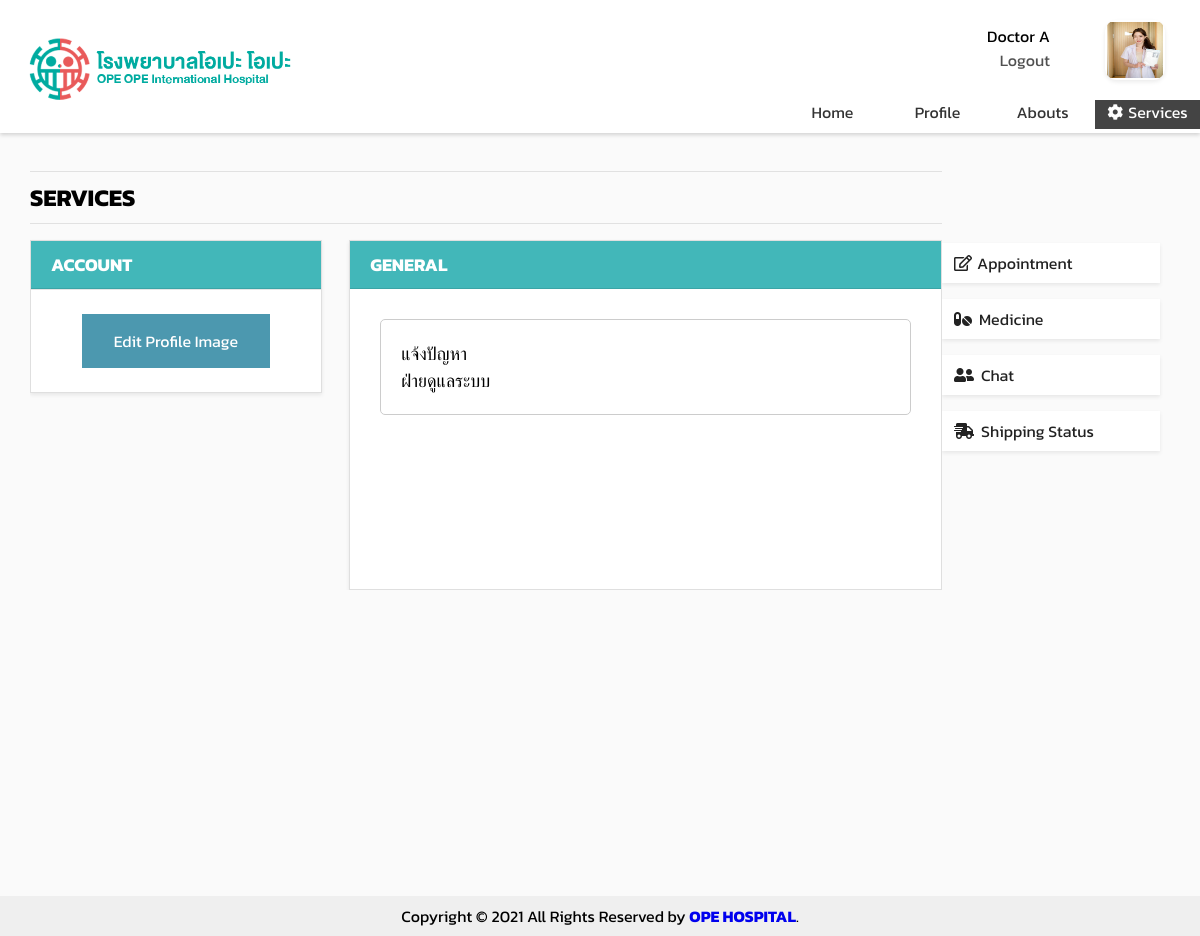
/opeope-hospital/services.php (signed in), run on the app's committed database.
### tables this page shows
CREATE TABLE `userdb` (
  `hospitalNum` int(11) NOT NULL,
  `userType` int(1) NOT NULL,
  `userID` varchar(100) NOT NULL,
  `email` varchar(100) NOT NULL,
  `password` varchar(100) NOT NULL,
  `firstName` varchar(100) NOT NULL,
  `lastName` varchar(100) NOT NULL,
  `citizenID` varchar(100) NOT NULL,
  `gender` varchar(1) NOT NULL,
  `birthDate` date NOT NULL,
  `age` int(11) DEFAULT NULL,
  `nationality` varchar(100) NOT NULL,
  `profilepic` varchar(500) DEFAULT NULL,
  `tel` varchar(11) DEFAULT NULL,
  `address` varchar(500) NOT NULL
);

### opeope-hospital/services.php (the view, shortened to what this page needs)
<?php
    include('server.php');
    $sql1 = $_SESSION['username'];
    $sql2 = "SELECT * FROM Userdb WHERE userID='$sql1'";
    $dataQuery1 = $conn->query($sql2);
    $userData = $dataQuery1->fetch_assoc();
?>
<!DOCTYPE html>
<html lang="en">
<head>
    <link rel="stylesheet" href="assests/css/index.css" type="text/css">
    <link rel="stylesheet" href="https://use.fontawesome.com/releases/v5.6.3/css/all.css">
</head>
<body>
    <div class="content">
        <div class="nav-bar shadow-sm">
            <div class="nav-bar content1">
                <div class="nav-bar-logo">
                    <a class="link" href="https://www.google.co.th/">
                        <img src="assests/images/logo_h.png" alt="logo" width="280px">
                    </a>
                </div>
            </div>
            <div class="nav-bar content2">
                <div class="nav-bar-userName">
                    <div class="nav-bar-userName left">
                        <?php if (isset($_SESSION['username'])) : ?>
                            <p>
                                <?php
                                    if($userData['firstName']!=NULL&&$userData['lastName']!=NULL){
                                        echo $userData['firstName']." ".$userData['lastName'];
                                    }else{
                                        echo "Unnamed";
                                    }
                                ?>
                            </p>
                            <p><a href="index.php?logout='1'" style="color: rgb(80, 80, 80);">Logout</a></p>
                        <?php endif ?>
                    </div>
                    <div class="nav-bar-userName right">
                        <div class="user-pic shadow-sm">
                            <?php if($userData['profilepic'] != NULL): ?>
                                <img src="assests/images/<?php echo $userData['profilepic']?>" alt="profilepic" height="60px" width="60px">
                            <?php else:?>
                                <img src="assests/images/default.png" alt="logo" height="60px" width="60px">
                            <?php endif ?>
                        </div>
                    </div>
                </div>
                <div class="nav-bar-navigator">
                    <lix class="nav-bar-navigator navigate"><a class="activex" href="index.php">Home</a></lix>
                    <lix class="nav-bar-navigator navigate"><a class="activex" href="profile.php">Profile</a></lix>
                    <lix class="nav-bar-navigator navigate"><a class="activex" href="abouts.php">Abouts</a></lix>
                    <lix class="nav-bar-navigator navigate"><a class="active" href="services.php"><i class="fas fa-cog" style="padding-right: 5px;"></i>Services</a></lix>
                </div>
            </div>
        </div>
        <div style="overflow:auto; padding: 2.5% 2.5% 2.5% 2.5%; ">
            <div class="menu" >
                <div>
                    <a href="app.php"><div class="menuitem menu_activex shadow-sm"><i class="far fa-edit" style="padding-right: 5px;"></i>Appointment</div></a>
                    <a href="med.php"><div class="menuitem menu_activex shadow-sm"><i class="fas fa-pills" style="padding-right: 7px;"></i>Medicine</div></a>
                    <a href="chat.php"><div class="menuitem menu_activex shadow-sm"><i class="fas fa-user-friends" style="padding-right: 7px;"></i>Chat</div></a>
                    <a href="ship.php"><div class="menuitem menu_activex shadow-sm"><i class="fas fa-shipping-fast" style="padding-right: 7px;"></i>Shipping Status</div></a>
                </div>
            </div>
            <div class="main">
                <div class="article">
                    <hr style="margin-bottom: 0.5rem"><h2 style="font-size: 1.5rem;">SERVICES</h2><hr>
                </div>
                <div class="card rounded-0 shadow-sm" style="width: 32%; float: left; padding: 0px;">
                    <div style="padding: 10px 20px 10px 20px; border-bottom: 1px solid rgba(0, 0, 0, 0.1); background-color: #42b7b9; color: white;"><h4>ACCOUNT</h4></div>
                    <div style="padding: 10px 20px 10px 20px; border-top: 1px solid rgba(0, 0, 0, 0.1); font-size: 16px;">
                        <div style="margin-bottom: 10px; margin-top: 10px; text-align: center;">
                        <a href="#" class="buttonx">Edit Profile Image</a>
                        </div>
                    </div>
                </div>
                <div class="card rounded-0 shadow-sm" style="width: 65%; float: right; padding: 0px;">
                    <div style="padding: 10px 20px 10px 20px; border-bottom: 1px solid rgba(0, 0, 0, 0.1); background-color: #42b7b9; color: white;"><h4>GENERAL</h4></div>
                    <div style="min-height: 300px; overflow-y: hidden;">
                        <div style="margin-top: 0px; margin-bottom: 20px; margin-right: 20px; padding: 20px;">
                            <div style="width: 100%; float: left; margin-bottom: 10px;">
                                <div style="width: 100%; margin: 10px; padding: 20px; border: 1px solid #CCCCCC; border-radius: 5px">
                                    <div>
                                        <p>แจ้งปัญหา</p>
                                        <p>ฝ่ายดูแลระบบ</p>
                                    </div>
                                </div>
                            </div>
                        </div>
                    </div>
                </div>
            </div>
        </div>
    </div>
</body>
<div class="footer">Copyright © 2021 All Rights Reserved by <strong><a href="home.php">OPE HOSPITAL</a></strong>.</div>
</html>

### opeope-hospital/assests/css/index.css (style rules this page uses)
* { margin: 0; padding: 0; text-decoration: none; font-family: 'Kanit', sans-serif; box-sizing: border-box; }
* { box-sizing: border-box; }
body { font-family: 'Kanit', sans-serif; background-color: #313f4c; }
.content { width: 100%; max-width: 1200px; min-height: 936px; max-height: 1600px; margin: auto; background-color:rgb(250, 250, 250); }
.nav-bar { overflow:auto; max-height: 270px; background: white; padding-bottom: 0.25em; }
.nav-bar .content1 { float: left; width: 65%; margin: 1rem 0 0 0 ; }
.nav-bar-logo { padding-left: 20px; }
.nav-bar .content2 { float: right; overflow: hidden; width: 35%; }
.nav-bar-userName { height: 90px; padding: 10px; background-color: rgb(255, 255, 255); }
.nav-bar-userName .left { width: 70%; padding: 3.5% 20px 10px 10px; text-align: right; float: left; }
.nav-bar-userName .right { width: 30%; padding: 10px; float: right; }
.user-pic { float:inherit; width: 60px; height: 60px; padding: 2px; border-radius: 12px; margin-right: 15px; overflow: hidden; }
.nav-bar-navigator { height: calc(100% - 120px); text-align: center; }
.nav-bar-navigator .navigate { width: 25%; float: left; }
lix a { display: block; color: #333; text-align: center; padding: 0px 0px 5px 0px; text-decoration: none; }
.active { color: white; background-color: #444; }
.menu { float: right; font-size: 18px; width: 20%; padding: 4rem 10px 10px 0px; }
.menuitem { padding: 8px; padding-left: 12px; margin-top: 16px; font-size: 16px; cursor: pointer; background-color: rgb(255, 255, 255); color: #222; }
.main { float: left; width: 80%; padding: 0 20px; overflow: hidden; }
.article { font-size: 2rem; font-weight: bold; }
img { max-width: 100%; max-height: 100%; }
hr { margin-top: 0.5rem; margin-bottom: 1rem; border: 0px; border-top: 1px solid rgba(0, 0, 0, 0.1); }
.card { background-color: #fff; background-clip: border-box; border: 1px solid rgba(0, 0, 0, 0.125); border-radius: 0.25rem; padding: 16px; font-size: 18px; object-fit:cover; }
.rounded-0 { border-radius: 0 !important; }
.shadow-sm { box-shadow: 0 0.125rem 0.25rem rgb(0 0 0 / 8%) !important; }
.buttonx { background-color: #4c98af; border: none; color: white; padding: 15px 32px; text-align: center; text-decoration: none; display: inline-block; font-size: 16px; margin: 4px 2px; cursor: pointer; }
.footer { position: fixed; right: 0; bottom: 0; left: 0; padding: 0.5rem; background-color: #efefef; text-align: center; }
@media only screen and (max-width:1200px) { .main { width: 80%; padding: 0; } }
@media only screen and (max-width:1200px) { .right { width: 100%; } }
@media only screen and (max-width:1200px) { .nav-bar .content1 { width: 65%; padding: 0; } }
@media only screen and (max-width:1200px) { .nav-bar .content2 { width: 35%; padding: 0; } }

### data on the page
userdb: firstName "Doctor", lastName "A", profilepic (picture)
